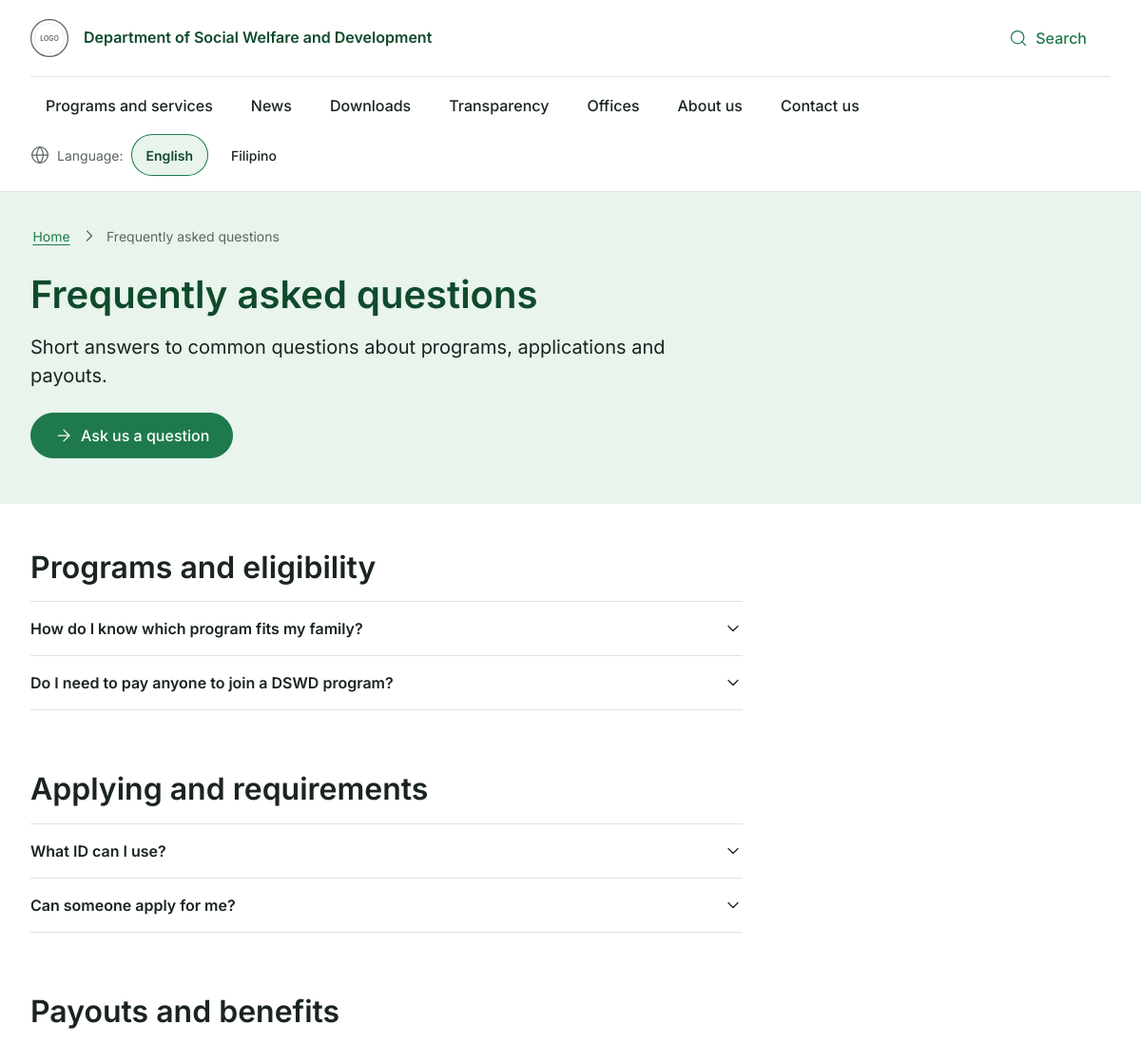
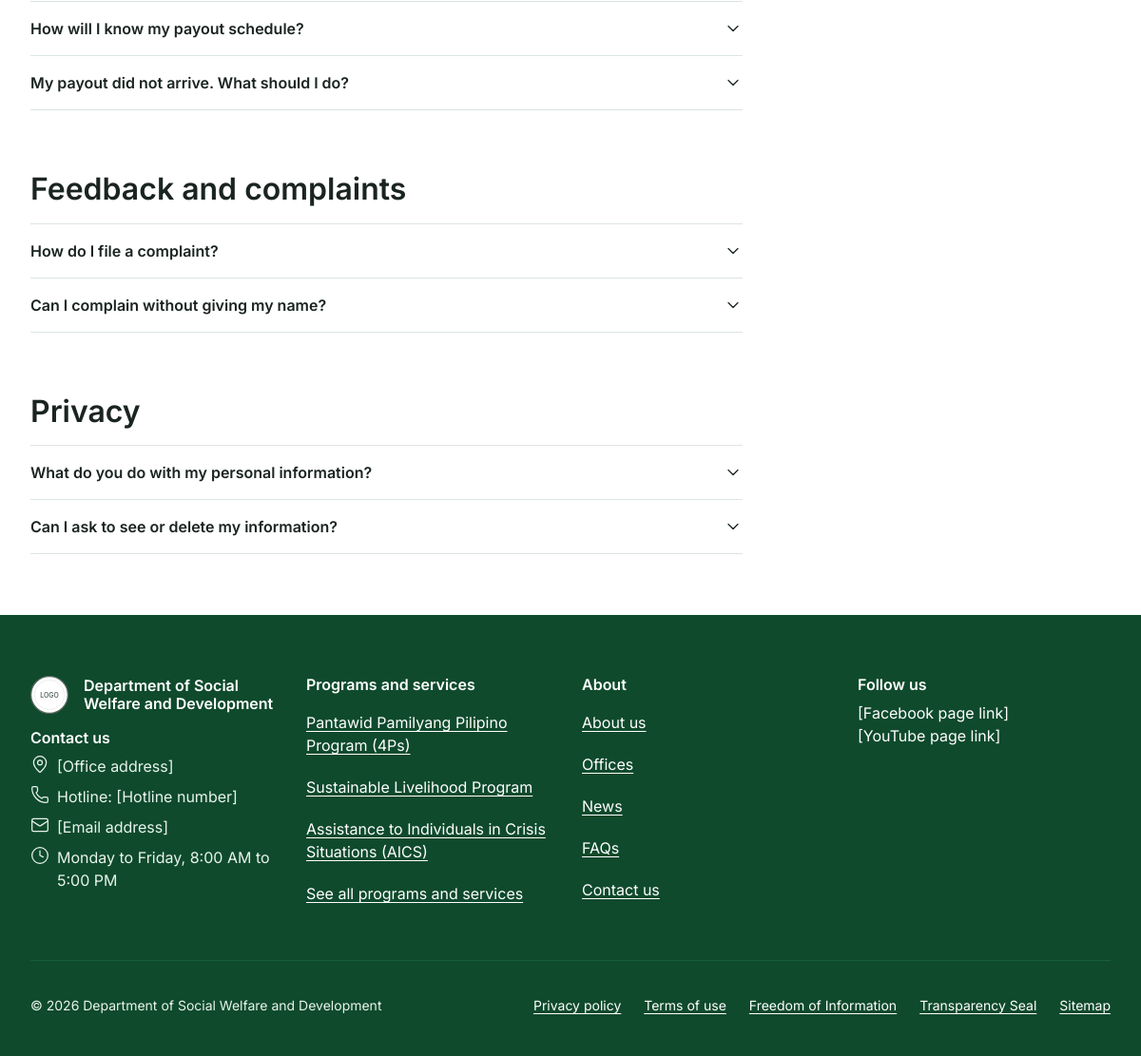
The app's page /faqs.php with its own data (2 pictures, top to bottom).
### tables this page shows
CREATE TABLE IF NOT EXISTS faqs (
    id         INT UNSIGNED NOT NULL AUTO_INCREMENT PRIMARY KEY,
    question   VARCHAR(300) NOT NULL,
    answer     TEXT         NOT NULL,
    topic_id   INT UNSIGNED NULL,
    sort_order SMALLINT     NOT NULL DEFAULT 0,
    status     ENUM('draft', 'published') NOT NULL DEFAULT 'draft',
    created_at DATETIME     NOT NULL DEFAULT CURRENT_TIMESTAMP,
    updated_at DATETIME     NOT NULL DEFAULT CURRENT_TIMESTAMP ON UPDATE CURRENT_TIMESTAMP,
    deleted_at DATETIME     NULL,
    KEY ix_faqs_topic (topic_id, sort_order),
    KEY ix_faqs_status (status, deleted_at),
    CONSTRAINT fk_faqs_topic FOREIGN KEY (topic_id) REFERENCES categories (id) ON DELETE SET NULL
);

CREATE TABLE IF NOT EXISTS programs (
    id          INT UNSIGNED NOT NULL AUTO_INCREMENT PRIMARY KEY,
    slug        VARCHAR(160) NOT NULL,
    kind        ENUM('program', 'service') NOT NULL DEFAULT 'program',
    title_en    VARCHAR(200) NOT NULL,
    title_fil   VARCHAR(200) NOT NULL DEFAULT '',
    summary     VARCHAR(300) NOT NULL,
    description TEXT         NOT NULL,           
    eligibility TEXT         NOT NULL,           
    category_id INT UNSIGNED NULL,
    is_featured TINYINT(1)   NOT NULL DEFAULT 0,
    status      ENUM('draft', 'published') NOT NULL DEFAULT 'draft',
    created_at  DATETIME     NOT NULL DEFAULT CURRENT_TIMESTAMP,
    updated_at  DATETIME     NOT NULL DEFAULT CURRENT_TIMESTAMP ON UPDATE CURRENT_TIMESTAMP,
    deleted_at  DATETIME     NULL,
    UNIQUE KEY uq_programs_slug (slug),
    KEY ix_programs_status (status, deleted_at),
    KEY ix_programs_category (category_id),
    CONSTRAINT fk_programs_category FOREIGN KEY (category_id) REFERENCES categories (id) ON DELETE SET NULL,
    CONSTRAINT ck_programs_slug CHECK (slug REGEXP '^[a-z0-9-]+$')
);

### config/db.php (called while the page is built, shortened)
<?php
function db(): PDO
{
    static $pdo = null;
    if ($pdo === null) {
        $dsn = sprintf('mysql:host=%s;port=%d;dbname=%s;charset=utf8mb4', CONFIG['db_host'], CONFIG['db_port'], CONFIG['db_name']);
        $pdo = new PDO($dsn, CONFIG['db_user'], CONFIG['db_pass'], [
            PDO::ATTR_ERRMODE => PDO::ERRMODE_EXCEPTION,
            PDO::ATTR_DEFAULT_FETCH_MODE => PDO::FETCH_ASSOC,
            PDO::ATTR_EMULATE_PREPARES => false,
        ]);
    }
    return $pdo;
}
function db_all(string $sql, array $params = []): array
{
    $stmt = db()->prepare($sql);
    $stmt->execute($params);
    return $stmt->fetchAll();
}

### includes/repository.php (called while the page is built, shortened)
<?php
function shape_program(array $p): array
{
    $p['title'] = LANG === 'fil' && $p['title_fil'] !== '' ? $p['title_fil'] : $p['title_en'];
    $p['category'] = $p['category_slug'] ?? '';
    $p['category_label'] = $p['category_name'] ?? '';
    $p['featured'] = (bool) $p['is_featured'];
    return $p;
}
function get_programs(array $filters = []): array
{
    $where = ["p.status = 'published'", 'p.deleted_at IS NULL'];
    $params = [];
    if (!empty($filters['featured'])) {
        $where[] = 'p.is_featured = 1';
    }
    return array_map('shape_program', db_all(
        'SELECT p.id, p.slug, p.kind, p.title_en, p.title_fil, p.summary, p.is_featured, c.slug AS category_slug, c.name AS category_name
         FROM programs p LEFT JOIN categories c ON c.id = p.category_id
         WHERE ' . implode(' AND ', $where) . ' ORDER BY p.id',
        $params
    ));
}
function get_faqs(): array
{
    $groups = [];
    foreach (db_all(
        "SELECT f.question, f.answer, COALESCE(c.name, 'Other questions') AS topic
         FROM faqs f LEFT JOIN categories c ON c.id = f.topic_id
         WHERE f.status = 'published' AND f.deleted_at IS NULL
         ORDER BY c.sort_order IS NULL, c.sort_order, f.sort_order, f.id"
    ) as $faq) {
        $groups[$faq['topic']][] = $faq;
    }
    return $groups;
}

### faqs.php (the view, shortened to what this page needs)
<?php
require __DIR__ . '/includes/bootstrap.php';
$groups = get_faqs();
require __DIR__ . '/includes/head.php';
require __DIR__ . '/includes/header.php';
?>
<main id="main" tabindex="-1">
    <?= title_band(t('faqs.title'), t('faqs.lead'), [t('faqs.title') => ''],
        '<a class="btn btn--primary" href="' . e(url('contact.php', ['type' => 'question'])) . '">' . icon('arrow-right') . e(t('action.ask')) . '</a>') ?>
    <div class="container page-body">
        <div class="grid">
            <div class="span-lg-8" data-dynamic="faqs">
                <?php $n = 0; foreach ($groups as $topic => $faqs): $n++; ?>
                <section class="page-section" aria-labelledby="topic-<?= $n ?>">
                    <h2 id="topic-<?= $n ?>"><?= e($topic) ?></h2>
                    <div class="accordion">
                        <?php foreach ($faqs as $faq): ?>
                        <details class="accordion__item">
                            <summary class="accordion__summary"><?= e($faq['question']) ?><?= icon('chevron-down', 'accordion__icon') ?></summary>
                        </details>
                        <?php endforeach; ?>
                    </div>
                </section>
                <?php endforeach; ?>
            </div>
        </div>
    </div>
</main>
<?php require __DIR__ . '/includes/footer.php'; ?>

### includes/functions.php (shortened to what this page needs)
<?php
function e(string|int|float|null $value): string
{
    return htmlspecialchars((string) $value, ENT_QUOTES | ENT_SUBSTITUTE, 'UTF-8');
}
function url(string $path = '', array $query = []): string
{
    $query = array_filter($query, fn ($v) => $v !== null && $v !== '');
    return BASE_URL . '/' . ltrim($path, '/') . ($query ? '?' . http_build_query($query) : '');
}
function asset(string $path): string
{
    return url($path, ['v' => (string) @filemtime(dirname(__DIR__) . '/' . $path)]);
}
function icon(string $name, string $class = ''): string
{
    static $sprite = null;
    $sprite ??= e(asset('img/icons.svg'));
    return '<svg class="icon' . ($class !== '' ? ' ' . e($class) : '') . '" aria-hidden="true" focusable="false">'
        . '<use href="' . $sprite . '#' . e($name) . '"></use></svg>';
}
function setting(string $key): string
{
    static $settings = null;
    $settings ??= array_column(db_all('SELECT setting_key, value FROM site_settings'), 'value', 'setting_key');
    return (string) ($settings[$key] ?? '');
}

### includes/footer.php
<?php
$social = ['Facebook' => setting('facebook_url'), 'YouTube' => setting('youtube_url')];
?>
<footer class="site-footer">
    <div class="container">
        <div class="grid">
            <div class="span-md-6 span-lg-3">
                <p class="site-footer__name"><img src="<?= e(asset('img/logo.svg')) ?>" alt="" width="40" height="40" loading="lazy" decoding="async"><?= e(t('site.name')) ?></p>
                <h2 class="site-footer__heading" id="footer-contact"><?= e(t('footer.contact')) ?></h2>
                <ul class="site-footer__contact" aria-labelledby="footer-contact">
                    <li><?= icon('map-pin') ?><span><?= e(setting('office_address')) ?></span></li>
                    <li><?= icon('phone') ?><span><?= e(t('footer.hotline')) ?>: <?= e(setting('hotline')) ?></span></li>
                    <li><?= icon('mail') ?><span><?= e(setting('contact_email')) ?></span></li>
                    <li><?= icon('clock') ?><span><?= e(setting('office_hours')) ?></span></li>
                </ul>
            </div>
            <nav class="span-md-6 span-lg-3" aria-labelledby="footer-programs">
                <h2 class="site-footer__heading" id="footer-programs"><?= e(t('nav.programs')) ?></h2>
                <ul>
                    <?php foreach (get_programs(['featured' => true]) as $p): ?>
                    <li><a href="<?= e(url('program.php', ['slug' => $p['slug']])) ?>"><?= e($p['title']) ?></a></li>
                    <?php endforeach; ?>
                    <li><a href="<?= e(url('programs.php')) ?>"><?= e(t('action.see_all_programs')) ?></a></li>
                </ul>
            </nav>
            <nav class="span-md-6 span-lg-3" aria-labelledby="footer-about">
                <h2 class="site-footer__heading" id="footer-about"><?= e(t('footer.about')) ?></h2>
                <ul>
                    <li><a href="<?= e(url('about.php')) ?>"><?= e(t('nav.about')) ?></a></li>
                    <li><a href="<?= e(url('offices.php')) ?>"><?= e(t('nav.offices')) ?></a></li>
                    <li><a href="<?= e(url('news.php')) ?>"><?= e(t('nav.news')) ?></a></li>
                    <li><a href="<?= e(url('faqs.php')) ?>"><?= e(t('nav.faqs')) ?></a></li>
                    <li><a href="<?= e(url('contact.php')) ?>"><?= e(t('nav.contact')) ?></a></li>
                </ul>
            </nav>
            <nav class="span-md-6 span-lg-3" aria-labelledby="footer-follow">
                <h2 class="site-footer__heading" id="footer-follow"><?= e(t('footer.follow')) ?></h2>
                <ul>
                    <?php foreach ($social as $name => $link): ?>
                    <li><?php if (preg_match('~^https://~', $link)): ?><a href="<?= e($link) ?>"><?= e($name) ?><?= icon('external-link') ?></a><?php else: ?><?= e(t('footer.social_placeholder', ['name' => $name])) ?><?php endif; ?></li>
                    <?php endforeach; ?>
                </ul>
            </nav>
        </div>
        <div class="site-footer__bottom">
            <p><?= e(t('footer.copyright', ['year' => date('Y')])) ?></p>
            <nav aria-label="<?= e(t('footer.policies')) ?>">
                <ul>
                    <li><a href="<?= e(url('privacy.php')) ?>"><?= e(t('footer.privacy')) ?></a></li>
                    <li><a href="<?= e(url('terms.php')) ?>"><?= e(t('footer.terms')) ?></a></li>
                    <li><a href="<?= e(url('transparency.php')) ?>#foi"><?= e(t('footer.foi')) ?></a></li>
                    <li><a href="<?= e(url('transparency.php')) ?>#transparency-seal"><?= e(t('footer.seal')) ?></a></li>
                    <li><a href="<?= e(url('sitemap.php')) ?>"><?= e(t('footer.sitemap')) ?></a></li>
                </ul>
            </nav>
        </div>
    </div>
</footer>
</body>
</html>

### records on screen
faqs: question "How do I know which program fits my family?"
faqs: question "Do I need to pay anyone to join a DSWD program?"
faqs: question "What ID can I use?"
faqs: question "Can someone apply for me?"
faqs: question "How will I know my payout schedule?"
faqs: question "My payout did not arrive. What should I do?"
faqs: question "How do I file a complaint?"
faqs: question "Can I complain without giving my name?"
faqs: question "What do you do with my personal information?"
faqs: question "Can I ask to see or delete my information?"
programs: title "Pantawid Pamilyang Pilipino Program (4Ps)"
programs: title "Sustainable Livelihood Program"
programs: title_en "Assistance to Individuals in Crisis Situations (AICS)"

### other values on screen
t('site.name') "Department of Social Welfare and Development"
t('header.search') "Search"
t('nav.' . $key) "Programs and services"
t('nav.' . $key) "News"
t('nav.' . $key) "Downloads"
t('nav.' . $key) "Transparency"
t('nav.' . $key) "Offices"
t('nav.' . $key) "About us"
t('nav.' . $key) "Contact us"
t('lang.label') "Language"
$label "Home"
$label "Frequently asked questions"
$title "Frequently asked questions"
$lead "Short answers to common questions about programs, applications and payouts."
$action "Ask us a question"
